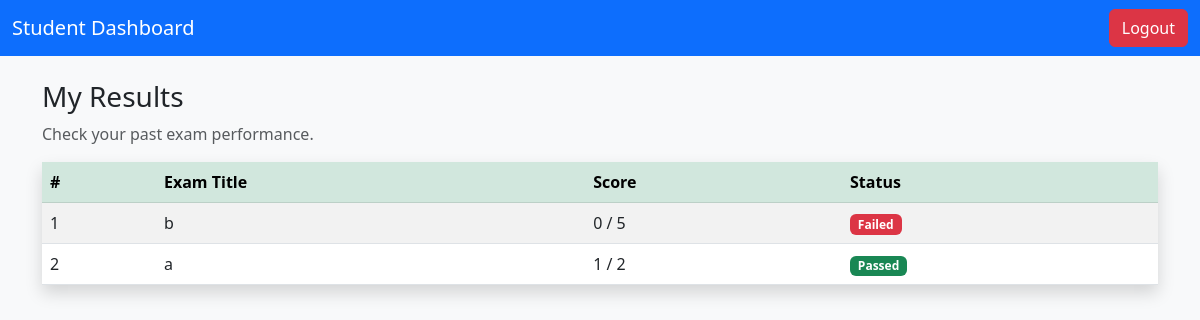
Screenshot of /student/results (signed in) with the database file from the repository.
### models/result.py (models this page shows)
class Result(db.Model):
    __tablename__ = "results"
    id = db.Column(db.Integer, primary_key=True)
    user_id = db.Column(db.Integer, db.ForeignKey("users.id"), nullable=False)
    exam_id = db.Column(db.Integer, db.ForeignKey("exams.id"), nullable=False)
    score = db.Column(db.Integer, nullable=False)
    percentile = db.Column(db.Float, nullable=True)
    answers = db.relationship(
        "Answer", backref="result", cascade="all, delete-orphan", lazy=True
    )

### models/exam.py (models this page shows)
class Exam(db.Model):
    __tablename__ = "exams"
    id = db.Column(db.Integer, primary_key=True)
    title = db.Column(db.String(100), nullable=False)
    duration = db.Column(db.Integer, nullable=False, default=30)
    created_by = db.Column(db.Integer, db.ForeignKey("users.id"), nullable=False)
    questions = db.relationship("Question", backref="exam", cascade="all, delete-orphan", lazy=True)
    results = db.relationship("Result", backref="exam", cascade="all, delete-orphan", lazy=True)
    enrollments = db.relationship("Enrollment", back_populates="exam", lazy=True, cascade="all, delete-orphan")
    creator = db.relationship("User", back_populates="exams")

### routes/student_routes.py (the view)
@student_bp.route("/results")
@login_required
def results():
    if current_user.role != "student":
        return "Unauthorized", 403
    results = Result.query.filter_by(user_id=current_user.id).all()
    return render_template("student_results.html", results=results)

### app.py (called while the page is built)
def create_app():
    app = Flask(__name__, instance_relative_config=True)
    app.config.from_object("config.Config")
    app.config.from_pyfile("config.py", silent=True)
    db.init_app(app)
    login_manager.init_app(app)
    @login_manager.user_loader
    def load_user(user_id):
        return User.query.get(int(user_id))
    app.register_blueprint(auth_bp)
    app.register_blueprint(admin_bp)
    app.register_blueprint(student_bp)
    @app.route("/")
    def index():
        return render_template("landing.html")   # shows login/register options
    return app

### templates/student_results.html (shortened to what this page needs)
<!DOCTYPE html>
<html lang="en">
<head>
  <link href="https://cdn.jsdelivr.net/npm/bootstrap@5.3.0/dist/css/bootstrap.min.css" rel="stylesheet">
</head>
<body class="bg-light">
  <nav class="navbar navbar-dark bg-primary">
    <div class="container-fluid">
      <a class="navbar-brand" href="{{ url_for('student.dashboard') }}">Student Dashboard</a>
      <a href="{{ url_for('auth.logout') }}" class="btn btn-danger">Logout</a>
    </div>
  </nav>
  <div class="container mt-4">
    <h3>My Results</h3>
    <p class="text-muted">Check your past exam performance.</p>
    <table class="table table-striped table-hover shadow">
      <thead class="table-success">
        <tr>
          <th>#</th>
          <th>Exam Title</th>
          <th>Score</th>
          <th>Status</th>
        </tr>
      </thead>
      <tbody>
        {% if results %}
        {% for res in results %}
        <tr>
          <td>{{ loop.index }}</td>
          <td>{{ res.exam.title }}</td>
          <td>{{ res.score }} / {{ res.exam.questions|length }}</td>
          <td>
            {% set pass_marks = (res.exam.questions|length * 0.35) | round(0, 'ceil') %}
            {% if res.score >= pass_marks %}
            <span class="badge bg-success">Passed</span>
            {% else %}
            <span class="badge bg-danger">Failed</span>
            {% endif %}
          </td>
        </tr>
        {% endfor %}
        {% else %}
        <tr>
          <td colspan="5" class="text-center text-muted">No results found.</td>
        </tr>
        {% endif %}
      </tbody>
    </table>
  </div>
</body>
</html>

### rows the page displays
Result: exam "b", score "0", exam.questions|length "5", shows "Failed"
Result: exam "a", score "1", exam.questions|length "2", shows "Passed"
